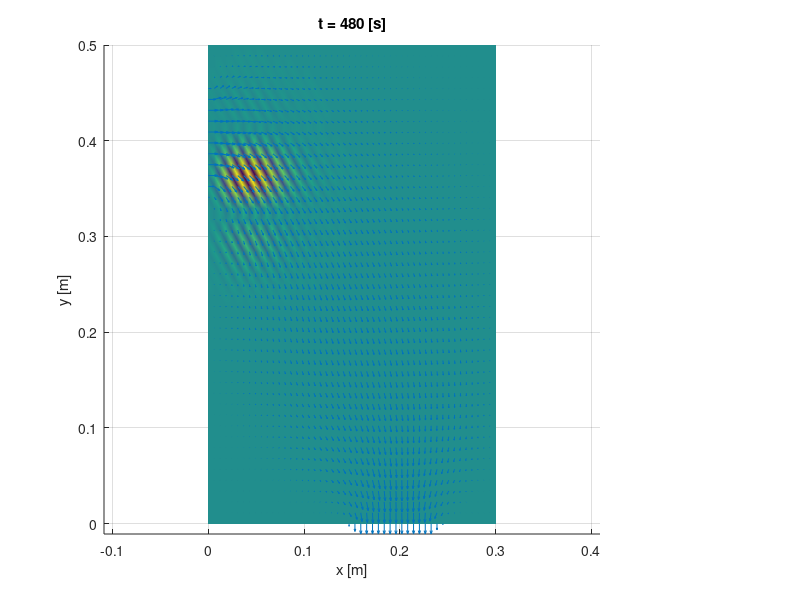

The MATLAB source for this figure:
clear all
close all
clc

load('Week4_velocity_field')   % load the given velocity field. 
% The provided file contains the grid vectors x and y and 
% the x and y components of the velocity field vx and vy. 
% The velocity fields are given as matrices which contain the values in the
% grid points. 
% Mengalikan komponen x dan y medan kecepatan dengan faktor 4
%vx = 40 * vx;
%vy = 40 * vy;
%% plot the given velocity field
figure(1)
normv = sqrt(vx.^2 + vy.^2);   % the colors in the figure show the magnitude normv
surf(x,y,0*normv.', normv.')
colormap jet
shading interp
hold on
[X,Y] = ndgrid(x,y);
quiver(X,Y,vx,vy)              % the arrows in the figure show the direction
xlabel 'x [m]'
ylabel 'y [m]'
title 'velocity field'
cbar = colorbar;
ylabel(cbar, 'magnitude of the velocity [m/s]')
axis equal
axis tight
view(2)

%% define other parameters
Lx = max(x);             % determine the parameters of the spatial 
Ly = max(y);                   % discretization from the given grid vectors
Nx = length(x);
Ny = length(y);
dx = x(2) - x(1);
dy = y(2) - y(1);

kappa  = 1.25e-5;    % [m^2/s] diffusivity of chlorine in water
c0 = 10;             % [mg/l] magnitude of the initial concentration of chlorine
x0 = 0.1*Lx;         % [m] x-coordinate of the center of the initial concentration
y0 = 0.7*Ly;         % [m] y-coordinate of the center of the initial concentration
a = 0.03*Ly;         % [m] width parameter for the initial concentration
Tsim = 8*60;         % [s] length of the simulation (=8 min)

NT = 100;            % number of time steps
time = linspace(0,Tsim,NT);
dt = time(2) - time(1);

%% construct the node_nmbrs matrix
nn = Nx*Ny;
node_nmbrs = 1:nn;
node_nmbrs = reshape(node_nmbrs, Nx, Ny);

%% construct the A-matrix
A = sparse(nn,nn);
% Konstruksi A-matrix untuk node-node internal
for ii = 2:Nx-1
    for jj = 2:Ny-1
        node11 = node_nmbrs(ii,jj);
        node21 = node_nmbrs(ii+1,jj);
        node12 = node_nmbrs(ii,jj+1);
        node01 = node_nmbrs(ii-1,jj);
        node10 = node_nmbrs(ii,jj-1);

        A(node11, node11) = -2*kappa/dx^2 - 2*kappa/dy^2;
        %A(node11, node11) = -2*kappa/dx^2 - 2*kappa/dy^2 + (vx(ii)*4*dt/dx^2 + vy(jj)*4*dt/dy^2);
        A(node11, node21) = kappa/dx^2;
        A(node11, node01) = kappa/dx^2;
        A(node11, node12) = kappa/dy^2;
        A(node11, node10) = kappa/dy^2;
    end
end


% We simply neglect the velocity field in the equations for nodes on the
% boundary. Because the velocity on the boundary is zero, this will
% (probably) not lead to a significant error. 
for ii = 2:Nx-1                    % lower edge
    node11 = node_nmbrs(ii,1);
    node21 = node_nmbrs(ii+1,1);
    node12 = node_nmbrs(ii,2);
    node01 = node_nmbrs(ii-1,1);
    
    A(node11, node11) = -2*kappa/dx^2 - 2*kappa/dy^2;
    A(node11, node21) =    kappa/dx^2;
    A(node11, node12) =  2*kappa/dy^2;
    A(node11, node01) =    kappa/dx^2;
end

for ii = 2:Nx-1                   % top edge
    node11 = node_nmbrs(ii,end);
    node21 = node_nmbrs(ii+1,end);
    node12 = node_nmbrs(ii,end-1);
    node01 = node_nmbrs(ii-1,end);
    
    A(node11, node11) = -2*kappa/dx^2 - 2*kappa/dy^2;
    A(node11, node21) =    kappa/dx^2;
    A(node11, node12) =  2*kappa/dy^2;
    A(node11, node01) =    kappa/dx^2;
end

for jj = 2:Ny-1                 % left edge
    node11 = node_nmbrs(1,jj);
    node21 = node_nmbrs(2,jj);
    node12 = node_nmbrs(1,jj+1);
    node10 = node_nmbrs(1,jj-1);
        
    A(node11, node11) = -2*kappa/dx^2 -2*kappa/dy^2;
    A(node11, node21) =  2*kappa/dx^2;
    A(node11, node12) =    kappa/dy^2;
    A(node11, node10) =    kappa/dy^2;
end

for jj = 2:Ny-1              % right edge
    node11 = node_nmbrs(end,jj); 
    node21 = node_nmbrs(end-1,jj);
    node12 = node_nmbrs(end,jj+1);
    node10 = node_nmbrs(end,jj-1);
        
    A(node11, node11) = -2*kappa/dx^2 -2*kappa/dy^2;
    A(node11, node21) =  2*kappa/dx^2;
    A(node11, node12) =    kappa/dy^2;
    A(node11, node10) =    kappa/dy^2;
end

node11 = node_nmbrs(1,1);      % lower left corner
node21 = node_nmbrs(2,1);
node12 = node_nmbrs(1,2);
A(node11, node11) = -2*kappa/dx^2 - 2*kappa/dy^2;
A(node11, node21) =  2*kappa/dx^2;
A(node11, node12) =  2*kappa/dy^2;

node11 = node_nmbrs(end,1);    % lower right corner
node21 = node_nmbrs(end-1,1);
node12 = node_nmbrs(end,2);
A(node11, node11) = -2*kappa/dx^2 - 2*kappa/dy^2;
A(node11, node21) =  2*kappa/dx^2;
A(node11, node12) =  2*kappa/dy^2;

node11 = node_nmbrs(1,end);    % top left corner
node21 = node_nmbrs(2,end); 
node12 = node_nmbrs(1,end-1);
A(node11, node11) = -2*kappa/dx^2 - 2*kappa/dy^2;
A(node11, node21) =  2*kappa/dx^2;
A(node11, node12) =  2*kappa/dy^2;

node11 = node_nmbrs(end,end);  % top right corner
node21 = node_nmbrs(end-1,end);
node12 = node_nmbrs(end,end-1);
A(node11, node11) = -2*kappa/dx^2 - 2*kappa/dy^2;
A(node11, node21) =  2*kappa/dx^2;
A(node11, node12) =  2*kappa/dy^2;

%% Dirchlet boundary conditions
% We impose zero dirichlet BCs at the inlet and at the outlet
% To determine the free dofs in our problem, we thus need to find the node
% numbers of the nodes at the inlet and the outlet

% Identifikasi node-node di inlet dan outlet
nodes_inlet = node_nmbrs(1,:);
nodes_outlet = node_nmbrs(end,:);
% nodes_inlet adalah semua node pada tepi kiri, nodes_outlet adalah semua node pada tepi kanan
fdofs = setdiff(1:nn, [nodes_inlet, nodes_outlet]);

%% Initial condition
rho0 = zeros(nn,1);   % this vector will represent the intial condition.
                      % Use the node_nmbrs matrix to build this vector.
                      
% TODO: Define rho0
% Hitung kondisi awal konsentrasi
for ii = 1:Nx
    for jj = 1:Ny
        x_diff = x(ii) - x0;
        y_diff = y(jj) - y0;
        rho0(node_nmbrs(ii,jj)) = c0 * exp(-((x_diff^2 + y_diff^2) / (2*a^2)));
    end
end
%% Time integration
rho = zeros(nn, NT); % Solution matrix for the density of chlorine. 
                     % The columns of this matrix contain the solutions at different time instances
rho(:,1) = rho0;     % The first column is thus equal to the initial condition

I = speye(nn,nn);
% TODO: Implement a time discretization of scheme of your choice.
for kk = 2:NT
    rhokk = rho(:,kk-1);
    rhokk(nodes_inlet) = 0; % Kondisi batas Dirichlet di inlet (konsentrasi nol)
    rhokk(nodes_outlet) = 0; % Kondisi batas Dirichlet di outlet (konsentrasi nol)

    % Perbarui vektor rhokk dengan hasil perkalian matriks A dan rhokk
    rhokk = rhokk + dt * (A * rhokk);

    rho(:,kk) = rhokk;
end

% for kk = 1:NT
%     rhokk = rho(:,kk);
%     I = speye(nn,nn);
%     % TODO: Implement a time discretization of scheme of your choice.
%     rho(:,kk+1) = I*rho(:,kk) + dt*(kappa*A*rho(:,kk) + vx*rho(:,kk));
% end


%% plot the obtained solution

create_movie = 0;  % do you want to create a movie?  Set to zero if not. 
% Unfortunately, it is not (yet) possible to create a movie in Octave (this is not important for the exercise)
if create_movie
    movie_name = 'Week4_exercise_movie';  % file name
    vidfile = VideoWriter(movie_name,'MPEG-4');
    vidfile.FrameRate = 10;      % change this number to slow down or speed up the movie
    open(vidfile);
    fig = figure(2);
    set(fig,'color','w');
end

rho_max = max(max(rho)); % used to fix the color scale for all frames
for kk = 1:NT
    rhokk = rho(:,kk);
    surf(x,y,0*rhokk(node_nmbrs).',rhokk(node_nmbrs).')
    hold on
    quiver(X,Y,vx,vy)
    view(2)
    title(['t = ', num2str(time(kk)), ' [s]'])
    xlabel 'x [m]'
    ylabel 'y [m]'
    axis tight
    hcb = colorbar();
    ylabel(hcb,'concentration of Cl [mg/l]')
%     caxis([0,rho_max])  % I did not fix to color axis to see the solution clearer, but this is somewhat deceiving. 
    colormap default
    shading interp
    axis equal
    hold off
    
    if create_movie
        frame = getframe(fig);
        writeVideo(vidfile, frame);
    end
    
    pause(0.1);
end

if create_movie
    close(vidfile);
end